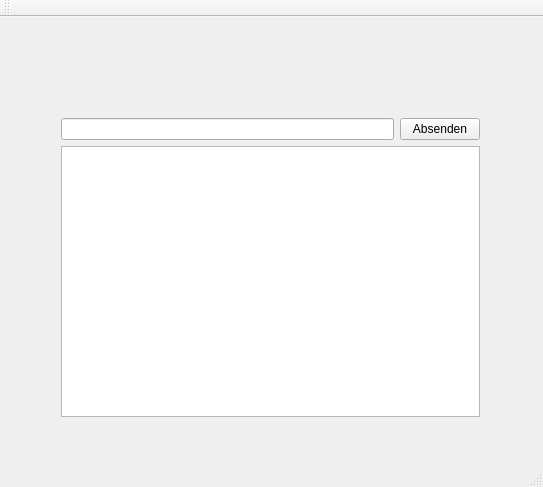
<?xml version="1.0" encoding="UTF-8"?>
<ui version="4.0">
 <class>httpclient</class>
 <widget class="QMainWindow" name="httpclient">
  <property name="geometry">
   <rect>
    <x>0</x>
    <y>0</y>
    <width>543</width>
    <height>487</height>
   </rect>
  </property>
  <property name="windowTitle">
   <string>httpclient</string>
  </property>
  <widget class="QWidget" name="centralWidget">
   <widget class="QWidget" name="">
    <property name="geometry">
     <rect>
      <x>50</x>
      <y>90</y>
      <width>441</width>
      <height>321</height>
     </rect>
    </property>
    <layout class="QVBoxLayout" name="verticalLayout">
     <item>
      <layout class="QHBoxLayout" name="horizontalLayout">
       <item>
        <widget class="QLineEdit" name="g_address"/>
       </item>
       <item>
        <widget class="QPushButton" name="g_absenden">
         <property name="text">
          <string>Absenden</string>
         </property>
        </widget>
       </item>
      </layout>
     </item>
     <item>
      <widget class="QTextEdit" name="g_output">
       <property name="readOnly">
        <bool>true</bool>
       </property>
      </widget>
     </item>
    </layout>
   </widget>
  </widget>
  <widget class="QMenuBar" name="menuBar">
   <property name="geometry">
    <rect>
     <x>0</x>
     <y>0</y>
     <width>543</width>
     <height>28</height>
    </rect>
   </property>
  </widget>
  <widget class="QToolBar" name="mainToolBar">
   <attribute name="toolBarArea">
    <enum>TopToolBarArea</enum>
   </attribute>
   <attribute name="toolBarBreak">
    <bool>false</bool>
   </attribute>
  </widget>
  <widget class="QStatusBar" name="statusBar"/>
 </widget>
 <layoutdefault spacing="6" margin="11"/>
 <resources/>
 <connections/>
</ui>
